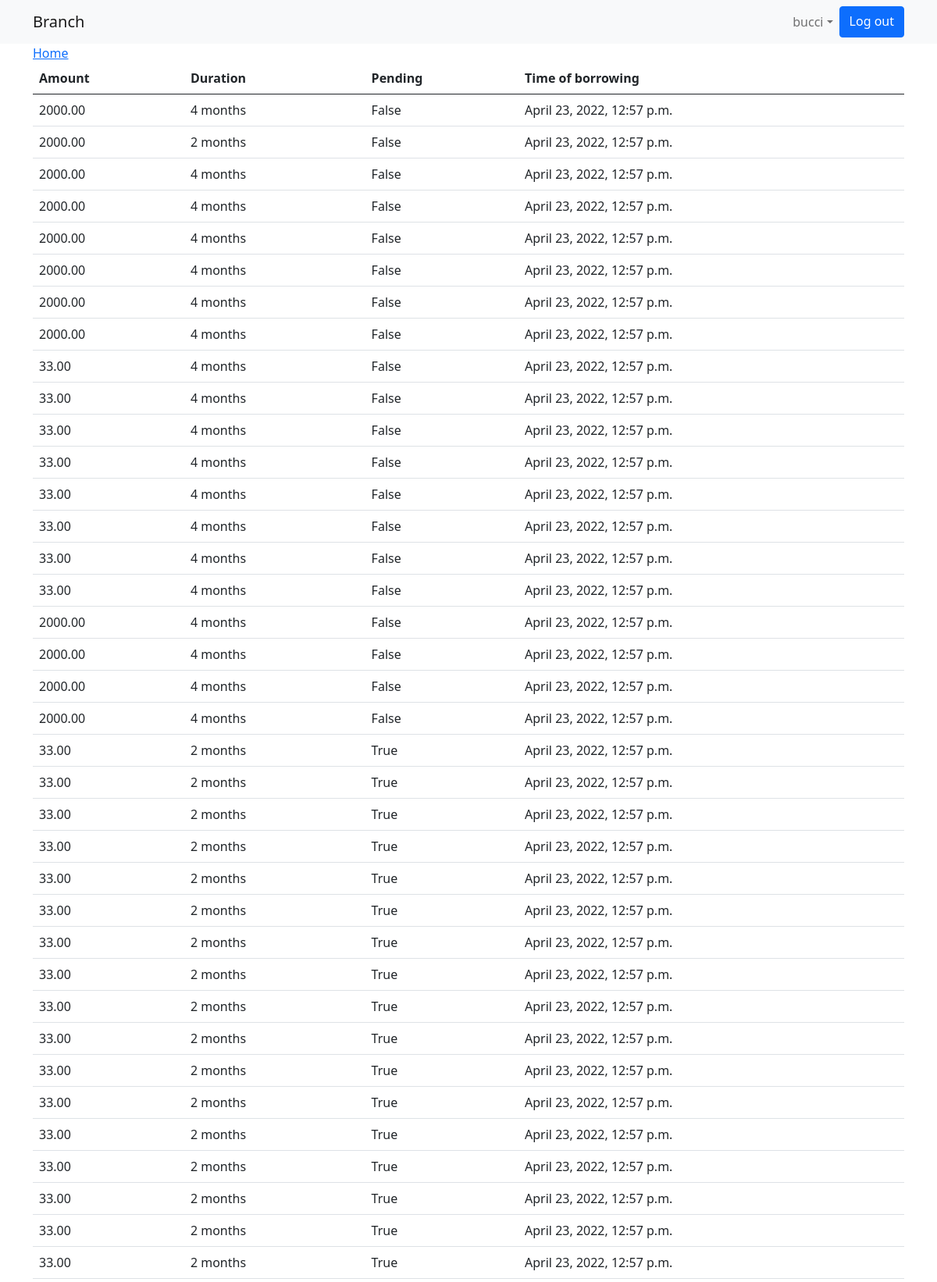
/accounts/loan_statement/62/ (signed in, upper part), run on the app's committed database.
### branch/models.py (models this page shows, shortened)
class Loan(models.Model):
    name = models.CharField(max_length=30, default="name")
    description = models.CharField(max_length=100)
    amount= models.DecimalField( max_digits=12, decimal_places=2)
    customer=models.ForeignKey(Customer, on_delete=models.CASCADE)
    duration=models.IntegerField()
    pending=models.BooleanField(default=False)
    timestamp = models.DateTimeField(auto_now_add = True)

### branch/views.py (the view)
# urls.py: path('accounts/loan_statement/<int:pk>/',views.loan_statement,name='loan_statement'),
def loan_statement(request,pk):
    account = get_object_or_404(Account, pk=pk)
    loans = Loan.objects.filter(customer__user=request.user)
    if request.method == 'GET':
        return render(request, 'loan_statement.html', { 'account':account, 'loans':loans})

### templates/loan_statement.html
{% extends 'base.html' %}
{% block content %}
<div class="container">
  <form class="" action="" method="post">
<a href="{%url 'home'%}" type="submit" name="button">Home</a>
<table class="table">
  <thead>
    <tr>
      <th scope="col">Amount</th>
      <th scope="col">Duration</th>
      <th scope="col">Pending</th>
      <th scope="col">Time of borrowing</th>
    </tr>
  </thead>
  <tbody>
    {% for loan in loans%}
    <tr>
      <td > {{loan.amount}}</td>
      <td > {{loan.duration}} months</td>
      <td >
        {{loan.pending}}
    </td>
      <td > {{loan.timestamp}}</td>
    </tr>
    {% endfor %}
  </tbody>
</table>
  </form>
</div>
{% endblock %}

### templates/base.html (shortened to what this page needs)
{% load static %}<!doctype html>
<html lang="en">
  <head>
    <link href="https://cdn.jsdelivr.net/npm/bootstrap@5.0.2/dist/css/bootstrap.min.css" rel="stylesheet">
  </head>
  <body>
    {%block body%}
      <nav class="navbar navbar-expand-lg navbar-light bg-light">
          <div class="container">
            <a class="navbar-brand" href="{% url 'home' %}"> Branch </a>
          {% if user.is_authenticated%}
          <div class="collapse navbar-collapse" id="navbarResponsive">
            <ul class="navbar-nav ms-auto">
              <li class="nav-item active">
                  <li class="nav-item">
                      <a class="nav-item nav-link dropdown-toggle mr-md-2" href="#" id="userMenu" data-toggle="dropdown" aria-haspopup="true" aria-expanded="false">{{user.username}}</a>
                  </li>
                        <a class="btn btn-primary ml-auto"href="{% url 'account_logout' %}">Log out</a>
                </ul>
              </div>
            </div>
          </nav>
          {% endif%}
  <div lass="container">
  {% block content %}{% endblock %}
  </div>
      {% endblock body%}
  </body>
</html>

### data on the page
Loan: amount "2000.00", duration "4", pending "False", timestamp "April 23, 2022, 12:57 p.m."
Loan: amount "2000.00", duration "2", pending "False", timestamp "April 23, 2022, 12:57 p.m."
Loan: amount "2000.00", duration "4", pending "False", timestamp "April 23, 2022, 12:57 p.m."
Loan: amount "2000.00", duration "4", pending "False", timestamp "April 23, 2022, 12:57 p.m."
Loan: amount "2000.00", duration "4", pending "False", timestamp "April 23, 2022, 12:57 p.m."
Loan: amount "2000.00", duration "4", pending "False", timestamp "April 23, 2022, 12:57 p.m."
Loan: amount "2000.00", duration "4", pending "False", timestamp "April 23, 2022, 12:57 p.m."
Loan: amount "2000.00", duration "4", pending "False", timestamp "April 23, 2022, 12:57 p.m."
Loan: amount "33.00", duration "4", pending "False", timestamp "April 23, 2022, 12:57 p.m."
Loan: amount "33.00", duration "4", pending "False", timestamp "April 23, 2022, 12:57 p.m."
Loan: amount "33.00", duration "4", pending "False", timestamp "April 23, 2022, 12:57 p.m."
Loan: amount "33.00", duration "4", pending "False", timestamp "April 23, 2022, 12:57 p.m."
Loan: amount "33.00", duration "4", pending "False", timestamp "April 23, 2022, 12:57 p.m."
Loan: amount "33.00", duration "4", pending "False", timestamp "April 23, 2022, 12:57 p.m."
Loan: amount "33.00", duration "4", pending "False", timestamp "April 23, 2022, 12:57 p.m."
Loan: amount "33.00", duration "4", pending "False", timestamp "April 23, 2022, 12:57 p.m."
Loan: amount "2000.00", duration "4", pending "False", timestamp "April 23, 2022, 12:57 p.m."
Loan: amount "2000.00", duration "4", pending "False", timestamp "April 23, 2022, 12:57 p.m."
Loan: amount "2000.00", duration "4", pending "False", timestamp "April 23, 2022, 12:57 p.m."
Loan: amount "2000.00", duration "4", pending "False", timestamp "April 23, 2022, 12:57 p.m."
Loan: amount "33.00", duration "2", pending "True", timestamp "April 23, 2022, 12:57 p.m."
Loan: amount "33.00", duration "2", pending "True", timestamp "April 23, 2022, 12:57 p.m."
Loan: amount "33.00", duration "2", pending "True", timestamp "April 23, 2022, 12:57 p.m."
Loan: amount "33.00", duration "2", pending "True", timestamp "April 23, 2022, 12:57 p.m."
Loan: amount "33.00", duration "2", pending "True", timestamp "April 23, 2022, 12:57 p.m."
Loan: amount "33.00", duration "2", pending "True", timestamp "April 23, 2022, 12:57 p.m."
Loan: amount "33.00", duration "2", pending "True", timestamp "April 23, 2022, 12:57 p.m."
Loan: amount "33.00", duration "2", pending "True", timestamp "April 23, 2022, 12:57 p.m."
Loan: amount "33.00", duration "2", pending "True", timestamp "April 23, 2022, 12:57 p.m."
Loan: amount "33.00", duration "2", pending "True", timestamp "April 23, 2022, 12:57 p.m."
Loan: amount "33.00", duration "2", pending "True", timestamp "April 23, 2022, 12:57 p.m."
Loan: amount "33.00", duration "2", pending "True", timestamp "April 23, 2022, 12:57 p.m."
Loan: amount "33.00", duration "2", pending "True", timestamp "April 23, 2022, 12:57 p.m."
Loan: amount "33.00", duration "2", pending "True", timestamp "April 23, 2022, 12:57 p.m."
Loan: amount "33.00", duration "2", pending "True", timestamp "April 23, 2022, 12:57 p.m."
Loan: amount "33.00", duration "2", pending "True", timestamp "April 23, 2022, 12:57 p.m."
Loan: amount "33.00", duration "2", pending "True", timestamp "April 23, 2022, 12:57 p.m."

### other printed values
{{ user.username }} "bucci"
